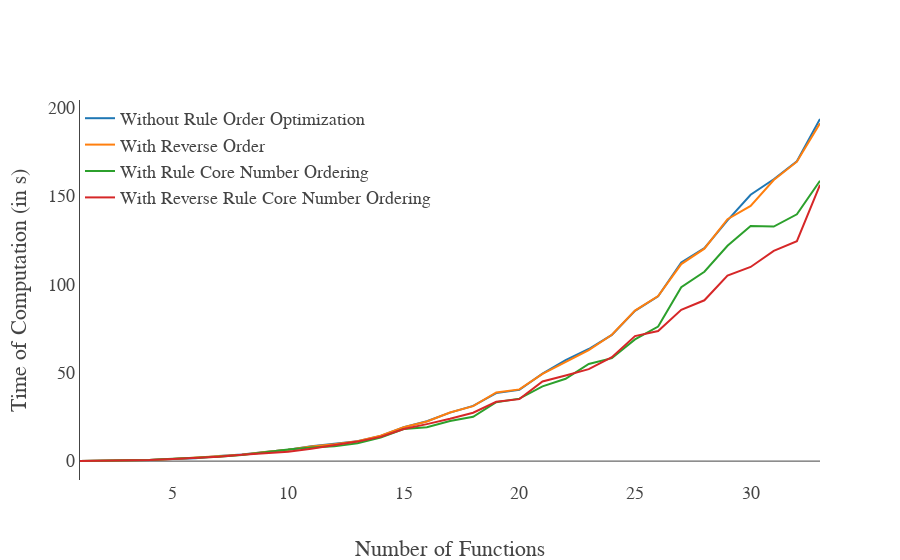

This figure's notebook cell:
### Code cell
layout = Layout(
  #  title='Comparisation Performance With Rule Order Optimization',
    font=dict(family='Latin Modern Math', size=6*3),
    xaxis=dict(
        title='Number of Functions',
        autorange=True,
        showgrid=False,
        zeroline=True,
        showline=False,
        autotick=True,
        ticks='',
        showticklabels=True
    ),
    yaxis=dict(
        title='Time of Computation (in s)',
        autorange=True,
        showgrid=False,
        zeroline=True,
        showline=True,
        autotick=True,
        ticks='',
        showticklabels=True
    ),
    legend=dict(x=0, y=1)
)
fig = Figure(data=[data0, data1, data2, data3], layout=layout)
iplot(fig)

### Figure 1 — Plotly figure (JSON) as saved in the notebook; plotly's stock layout.template omitted (floating-point values rounded to 4 significant figures)
{"data": [{"name": "Without Rule Order Optimization", "type": "scatter", "x": [1, 2, 3, 4, 5, 6, 7, 8, 9, 10, 11, 12, 13, 14, 15, 16, 17, 18, 19, 20, 21, 22, 23, 24, 25, 26, 27, 28, 29, 30, 31, 32, 33], "y": [0.05959, 0.1699, 0.4419, 0.6683, 1.223, 1.679, 2.866, 3.688, 5.109, 6.427, 8.374, 9.885, 11.28, 14.23, 19.13, 22.59, 27.46, 31.22, 38.48, 40.3, 49.47, 57.17, 63.43, 71.43, 85.0, 93.31, 112.4, 120.5, 136.2, 150.7, 159.5, 169.7, 193.6]}, {"name": "With Reverse Order", "type": "scatter", "x": [1, 2, 3, 4, 5, 6, 7, 8, 9, 10, 11, 12, 13, 14, 15, 16, 17, 18, 19, 20, 21, 22, 23, 24, 25, 26, 27, 28, 29, 30, 31, 32, 33], "y": [0.06129, 0.1671, 0.4314, 0.6625, 1.209, 1.937, 2.973, 3.66, 5.177, 6.366, 8.322, 9.507, 11.25, 14.39, 19.16, 22.39, 27.5, 31.12, 38.87, 40.57, 49.38, 55.99, 62.83, 71.52, 85.19, 93.41, 111.5, 120.2, 136.9, 144.4, 159.1, 169.5, 191.2]}, {"name": "With Rule Core Number Ordering", "type": "scatter", "x": [1, 2, 3, 4, 5, 6, 7, 8, 9, 10, 11, 12, 13, 14, 15, 16, 17, 18, 19, 20, 21, 22, 23, 24, 25, 26, 27, 28, 29, 30, 31, 32, 33], "y": [0.06531, 0.1762, 0.3956, 0.6348, 1.281, 1.796, 2.514, 3.405, 5.062, 6.532, 7.766, 8.337, 10.1, 13.4, 18.2, 19.16, 22.64, 25.07, 33.31, 35.34, 42.33, 46.58, 54.97, 58.24, 68.87, 76.16, 98.41, 107.2, 121.8, 133.1, 132.7, 139.6, 158.7]}, {"name": "With Reverse Rule Core Number Ordering", "type": "scatter", "x": [1, 2, 3, 4, 5, 6, 7, 8, 9, 10, 11, 12, 13, 14, 15, 16, 17, 18, 19, 20, 21, 22, 23, 24, 25, 26, 27, 28, 29, 30, 31, 32, 33], "y": [0.06231, 0.1759, 0.4165, 0.6553, 1.201, 1.596, 2.41, 3.61, 4.371, 5.26, 7.036, 8.903, 11.03, 13.72, 18.2, 20.92, 23.93, 27.38, 33.6, 35.06, 45.03, 48.49, 52.07, 58.78, 70.73, 73.62, 85.58, 91.01, 105.0, 109.9, 119.0, 124.5, 156.4]}], "layout": {"font": {"family": "Latin Modern Math", "size": 18}, "legend": {"x": 0, "y": 1}, "xaxis": {"autorange": true, "autotick": true, "showgrid": false, "showline": false, "showticklabels": true, "ticks": "", "title": "Number of Functions", "zeroline": true}, "yaxis": {"autorange": true, "autotick": true, "showgrid": false, "showline": true, "showticklabels": true, "ticks": "", "title": "Time of Computation (in s)", "zeroline": true}}}
